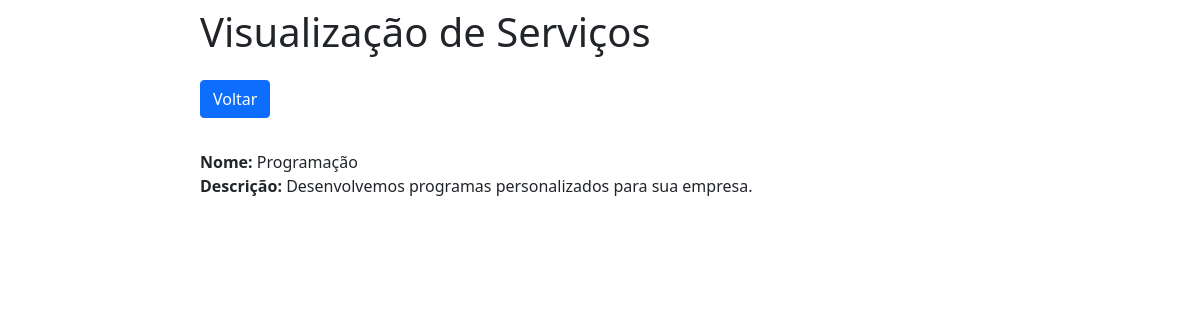
Page /servicos_view/2/ on the earlier database version.
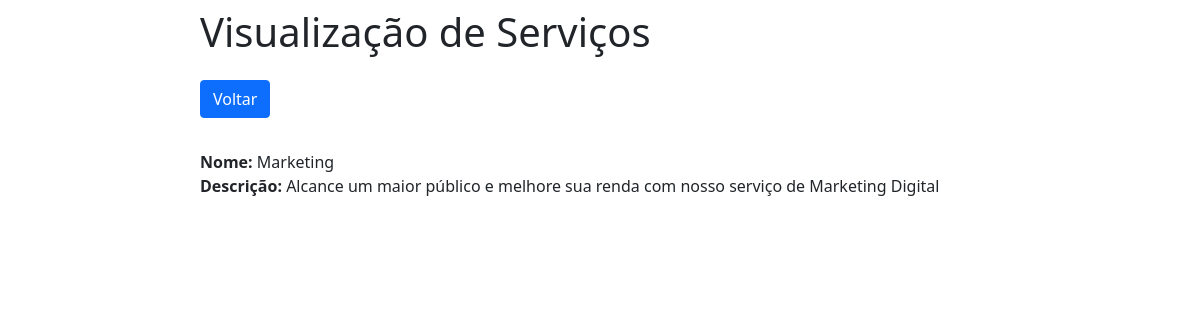
Same page on the later database version.
### crud/models.py (models this page shows)
class servicos(models.Model):
    nome_servico = models.CharField(max_length=30)
    descricao = models.TextField(max_length=None)

### crud/views.py (the view)
# urls.py: path('servicos_view/<int:pk>/', servicos_view, name='servicos_view'),
def servicos_view(request, pk):
    data = {}
    data['db'] = servicos.objects.get(pk=pk)
    return render(request, 'servicos_view.html', data)

### crud/templates/servicos_view.html (shortened to what this page needs)
<!DOCTYPE html>
<html lang="pt-br">
<head>
    <link href="https://cdn.jsdelivr.net/npm/bootstrap@5.1.3/dist/css/bootstrap.min.css" rel="stylesheet">
</head>
<body>
    <div class="col-8 m-auto pt-2 pb-2">
        <h1>Visualização de Serviços</h1>
    </div>
    <div class="col-8 m-auto pt-2 pb-2">
        <a href="/servicos_home" class="btn btn-primary">Voltar</a>
    </div>
    <div class="col-8 m-auto pt-4 pb-2">
        <strong>Nome: </strong>{{db.nome_servico}}<br>
        <strong>Descrição: </strong>{{db.descricao}}<br>
    </div>
</body>
</html>

Differences in the rows shown:
changed servicos: nome_servico "Programação" → "Marketing"; descricao "Desenvolvemos programas personalizados para sua empresa." → "Alcance um maior público e melhore sua renda com nosso serviço de Marketing Digital"
